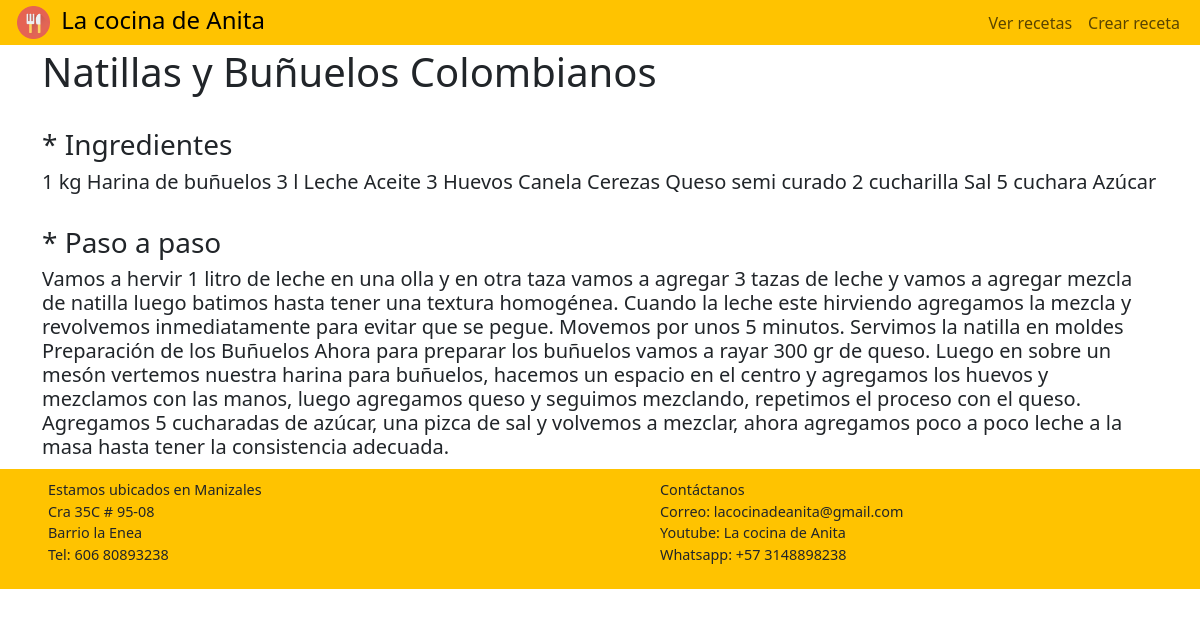
/receta_detalle/1, run on the app's committed database.
### miapp/models.py (models this page shows, shortened)
class Receta(models.Model):
    nombre= models.CharField(max_length=200)
    ingredientes= models.TextField()
    descripcion= models.TextField()

### miapp/views.py (the view)
# urls.py: path('receta_detalle/<int:id>', views.recetas_detalle, name= 'recetas_detalle'),
def recetas_detalle(request, id):
    receta= Receta.objects.get(id=id)
    return render(request, 'detalle.html',{
        'receta': receta
    })

### miapp/templates/detalle.html
{% extends 'cabecera.html' %}
{% block content %}
<br>
<br>
<h1>{{receta.nombre}}</h1>
<br>
<h3>* Ingredientes</h3>
<h5>{{receta.ingredientes}}</h5>
<br>
<h3>* Paso a paso</h3>
<h5>{{receta.descripcion}}</h5>
{% endblock %}

### data on the page
Receta: nombre "Natillas y Buñuelos Colombianos", ingredientes "1 kg Harina de buñuelos 3 l Leche Aceite 3 Huevos Canela Cerezas Queso semi curado 2 cucharilla Sal 5 cuchara Azúcar", descripcion "Vamos a hervir 1 litro de leche en una olla y en otra taza vamos a agregar 3 tazas de leche y vamos a agregar mezcla de natilla luego batimos hasta tener una textura homogénea. Cuando la leche este hirviendo agregamos la mezcla y revolvemos inmediatamente para evitar que se pegue. Movemos por unos 5 minutos. Servimos la natilla en moldes Preparación de los Buñuelos Ahora para preparar los buñuelos vamos a rayar 300 gr de queso. Luego en sobre un mesón vertemos nuestra harina para buñuelos, hacemos un espacio en el centro y agregamos los huevos y mezclamos con las manos, luego agregamos queso y seguimos mezclando, repetimos el proceso con el queso. Agregamos 5 cucharadas de azúcar, una pizca…"
